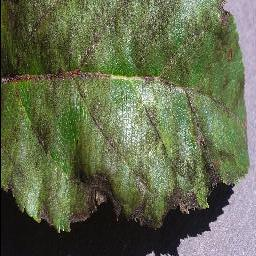
#> input picture proyek_akhir/apple_leaf_dataset/test/Apple___Apple_scab/AppleScab3.JPG, 256 x 256 px; its folder holds only this picture in this run
$ jupyter execute --allow-errors preProsesSegmentasi_coba.ipynb
#> lines starting #> are read from the running program, lines starting #| are printed output that depends on the picture; after the words box and inside, x2 and y2 are one past the last pixel; in counts of white or black regions, pixels touching at a corner belong together
[cell 1]
import cv2
import numpy as np
import os
import glob
import random
import matplotlib.pyplot as plt

[cell 2]
base_path = os.getcwd()
output_color_path = os.path.join(base_path, 'rcnn/refined_rcnn_v2')

print(f"Saved to : {output_color_path}")

# lower_hsv = np.array([10, 40, 40])
# upper_hsv = np.array([90, 255, 255])

lower_hsv = np.array([0, 0, 0])
upper_hsv = np.array([127, 127, 127])


source_dirs = {
    'train':['Apple___Apple_scab',
            'Apple___Black_rot',
            'Apple___Cedar_apple_rust',
            'Apple___healthy'],
    'valid':['Apple___Apple_scab',
            'Apple___Black_rot',
            'Apple___Cedar_apple_rust',
            'Apple___healthy']
}

[cell 3]
for data_type, folders in source_dirs.items():
    # def preprosessegmentasi(output_color_path, lower_hsv, upper_hsv, data_type)
    # folder = os.listdir( os.path.join('rcnn',f'{data_type}_rcnn',folders) )
    for folder_paths in folders:
        folder_path = os.path.join('rcnn',f'{data_type}_rcnn',folder_paths)
        if not os.path.exists(folder_path):
            print(f"folder {folder_path} tidak ada")
            continue

        class_name = os.path.basename(folder_path)
        # print(class_name)
        output_folder = os.path.join(output_color_path, data_type, class_name)
        os.makedirs(output_folder, exist_ok=True)

        image_files = []
        for ext in ['*.jpg', '*.jpeg', '*.png', '*.JPG']:
            # image_files.extend(glob.glob(os.path.join(folder_path, ext)))
            image_files.extend(glob.glob(os.path.join(folder_path, ext)))

        print(f'image_files: {image_files}')
        if not image_files:
            continue

        sample_file = random.choice(image_files)
        img_sample = cv2.imread(sample_file)
#> img_sample is the input picture: shape (256, 256, 3); mean B, G, R 77.1, 106, 98.6
        if img_sample is not None:

            hsv_sample = cv2.cvtColor(img_sample, cv2.COLOR_BGR2HSV)
#> hsv_sample: shape (256, 256, 3); mean H, S, V 52, 88.7, 109
            mask_sample = cv2.inRange(hsv_sample, lower_hsv, upper_hsv)
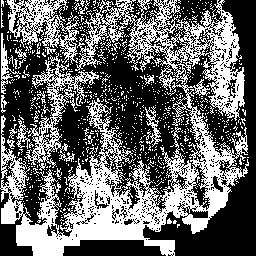
#> mask_sample: shape (256, 256); 40.6% white; 914 white regions (888 under 20 px), largest, box (x1, y1, x2, y2) and area: (0, 0, 249, 256) 19441, (24, 53, 99, 168) 1830, (7, 0, 79, 64) 1780
            masked_img_sample = cv2.bitwise_and(img_sample, img_sample, mask=mask_sample)
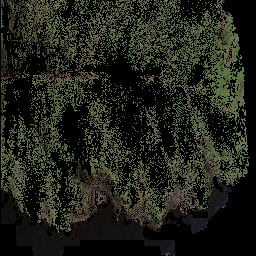
#> masked_img_sample: shape (256, 256, 3); mean B, G, R 22.2, 33.8, 31.6
            gray_masked_sample = cv2.cvtColor(masked_img_sample, cv2.COLOR_BGR2GRAY)
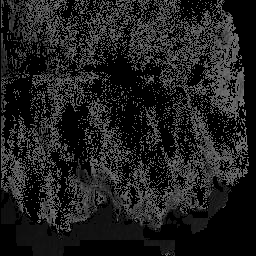
#> gray_masked_sample: shape (256, 256); min 0, max 125, mean 31.8

            plt.figure(figsize=(12, 4))
            plt.subplot(1, 4, 1); plt.imshow(cv2.cvtColor(img_sample, cv2.COLOR_BGR2RGB)); plt.title("Original")
            plt.subplot(1, 4, 2); plt.imshow(mask_sample, cmap='gray'); plt.title("Color Mask")
            plt.subplot(1, 4, 3); plt.imshow(masked_img_sample, cmap='gray'); plt.title("Final Clean Color")
            plt.subplot(1, 4, 4); plt.imshow(gray_masked_sample, cmap='gray'); plt.title("Final Clean Grayscale")
            plt.axis('off')
            plt.show()
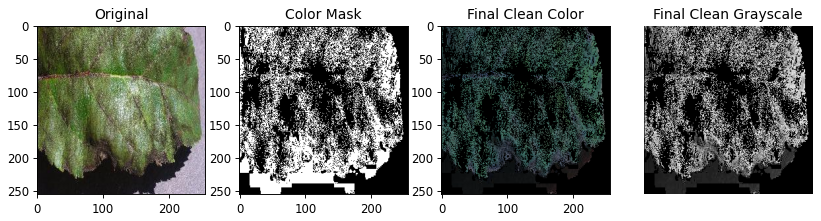
#> figure drawn by matplotlib, 4 panels; B, G, R data is drawn as R, G, B

        break
    break

$ run again, on proyek_akhir/apple_leaf_dataset/backbone/train_backbone/Apple___Apple_scab/8a212787-77fb-40dc-a028-92d5ff2d6c7c___FREC_Scab 3043_270deg.JPG
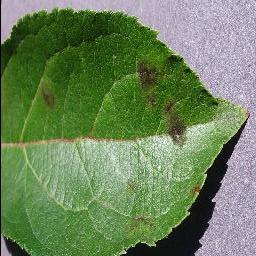
#> input picture proyek_akhir/apple_leaf_dataset/backbone/train_backbone/Apple___Apple_scab/8a212787-77fb-40dc-a028-92d5ff2d6c7c___FREC_Scab 3043_270deg.JPG, 256 x 256 px
#> img_sample is the input picture: shape (256, 256, 3); mean B, G, R 92.1, 131.8, 108.2
#> hsv_sample: shape (256, 256, 3); mean H, S, V 69.4, 111.6, 136.5
#> `mask_sample = cv2.inRange(hsv_sample, lower_hsv, upper_hsv)`:
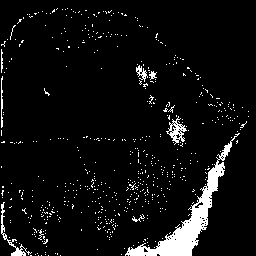
#> mask_sample: shape (256, 256); 6.1% white; 590 white regions (582 under 20 px), largest, box (x1, y1, x2, y2) and area: (125, 133, 240, 256) 2223, (1, 202, 32, 256) 230, (166, 116, 187, 145) 225
#> `plt.show()`:
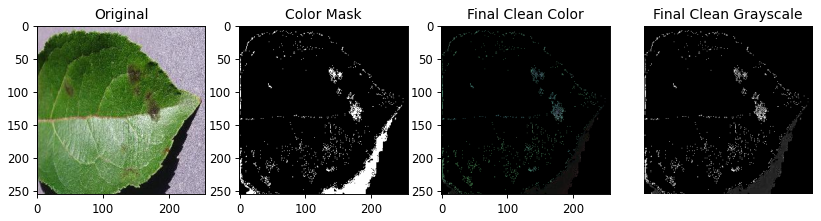
#> figure drawn by matplotlib, 4 panels; B, G, R data is drawn as R, G, B

$ run again, on proyek_akhir/apple_leaf_dataset/backbone/train_backbone/Apple___Apple_scab/9100bed7-65dd-4425-840b-503f9db78ef8___FREC_Scab 3076_90deg.JPG
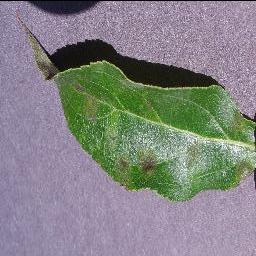
#> input picture proyek_akhir/apple_leaf_dataset/backbone/train_backbone/Apple___Apple_scab/9100bed7-65dd-4425-840b-503f9db78ef8___FREC_Scab 3076_90deg.JPG, 256 x 256 px
#> img_sample is the input picture: shape (256, 256, 3); mean B, G, R 132.1, 132, 131.9
#> hsv_sample: shape (256, 256, 3); mean H, S, V 106.9, 61.4, 147.6
#> `mask_sample = cv2.inRange(hsv_sample, lower_hsv, upper_hsv)`:
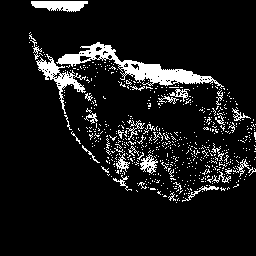
#> mask_sample: shape (256, 256); 9.2% white; 627 white regions (596 under 20 px), largest, box (x1, y1, x2, y2) and area: (56, 42, 224, 89) 1885, (36, 54, 86, 114) 678, (31, 1, 88, 12) 457
#> `plt.show()`:
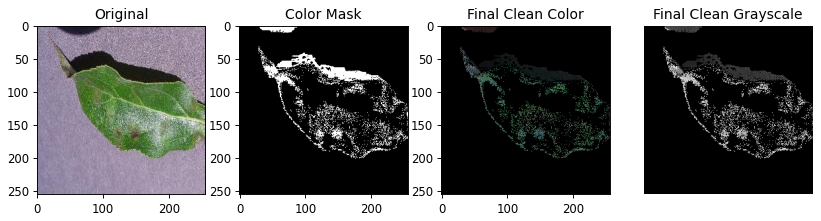
#> figure drawn by matplotlib, 4 panels; B, G, R data is drawn as R, G, B
